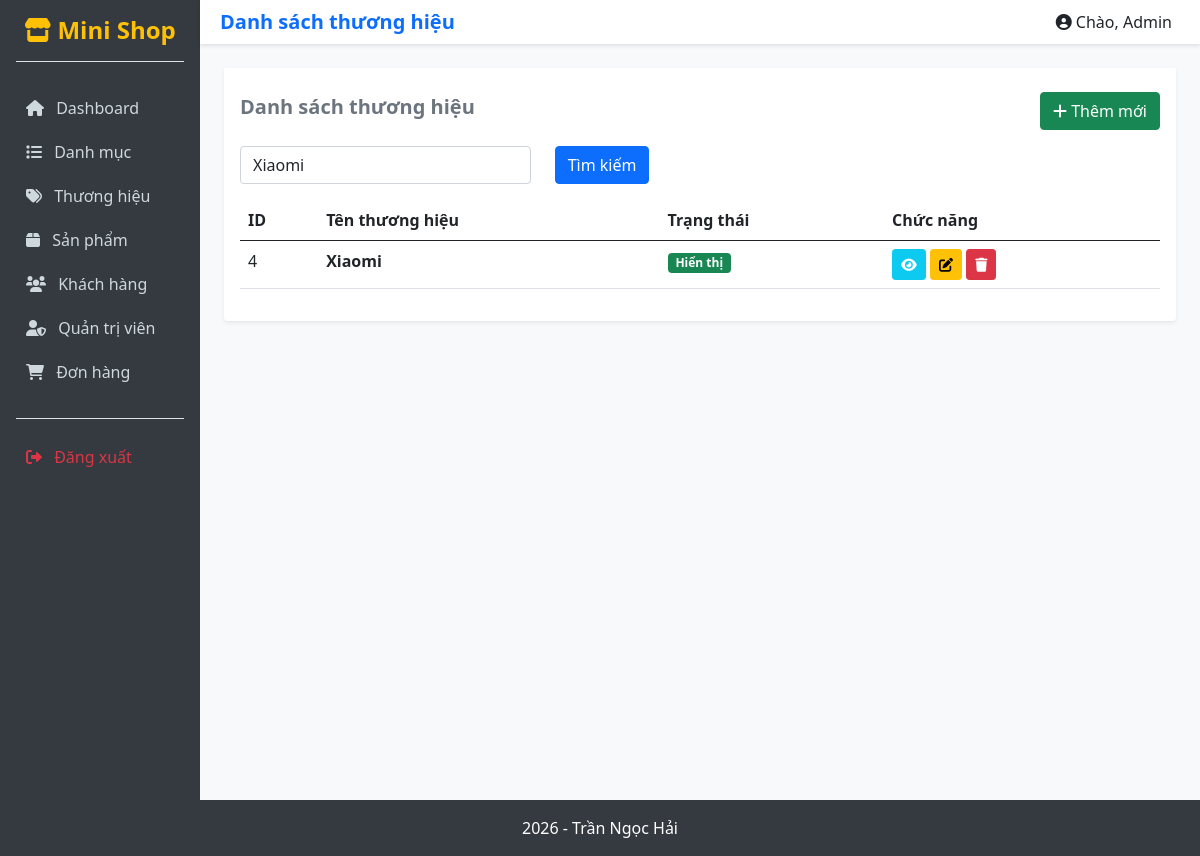
The app's page /views/admin/brands/index.php?keyword=Xiaomi with its own data.
### tables this page shows
CREATE TABLE `brands` (
  `id` int(11) NOT NULL,
  `brandname` varchar(100) NOT NULL,
  `slug` varchar(150) DEFAULT NULL,
  `image` varchar(255) DEFAULT NULL,
  `description` text DEFAULT NULL,
  `status` tinyint(1) DEFAULT 1,
  `created_at` datetime DEFAULT current_timestamp(),
  `updated_at` datetime DEFAULT current_timestamp() ON UPDATE current_timestamp()
);

### config/Database.php (called while the page is built, shortened)
<?php
class Database {
    protected string $host = "localhost";
    protected string $database = "tranngochai_database";
    protected string $username = "root";
    protected string $password = "";
    protected function connect(): void {
        try {
            $this->conn = new mysqli(
                $this->host,
                $this->username,
                $this->password,
                $this->database
            );
        } catch (Exception $e) {
            echo "Lỗi: " . $e->getMessage();
        }
    }
}
?>

### dao/BrandDAO.php (called while the page is built, shortened)
<?php
require_once __DIR__ . "/BaseDAO.php";
require_once __DIR__ . "/../models/Brand.php";
class BrandDAO extends BaseDAO {
    public function getAll($keyword = "") {
        $list = [];
        try {
            $sql = "SELECT * FROM brands";
            if (!empty($keyword)) {
                $sql .= " WHERE brandname LIKE ?";
            }
            $sql .= " ORDER BY brandname";
            if (!empty($keyword)) {
                $stmt = $this->prepare($sql);
                $param = "%" . $keyword . "%";
                $stmt->bind_param("s", $param);
                $stmt->execute();
                $result = $stmt->get_result();
            } else {
                $result = $this->executeQuery($sql);
            }
            while ($row = $result->fetch_assoc()) {
                $brand = new Brand($row["brandname"], $row["slug"], $row["image"], $row["description"], (int)$row["status"]);
                $brand->id = (int)$row["id"];
                $brand->createdAt = $row["created_at"];
                $brand->updatedAt = $row["updated_at"];
                $list[] = $brand;
            }
        } catch (Exception $e) { throw $e; }
        return $list;
    }
}
?>

### dao/BaseDAO.php (called while the page is built, shortened)
<?php
require_once __DIR__ . "/../config/Database.php";
class BaseDAO extends Database {
    protected function prepare(string $sql) {
        return $this->conn->prepare($sql);
    }
}
?>

### models/Brand.php (called while the page is built, shortened)
<?php
class Brand {
    public function __construct(string $brandname = "", string $slug = "", ?string $image = null, ?string $description = null, int $status = 1) {
        $this->brandname = $brandname;
        $this->status = $status;
    }
}
?>

### views/admin/brands/index.php (the view, shortened to what this page needs)
<?php
require_once "../../../dao/BrandDAO.php";
$dao = new BrandDAO();
$keyword = trim($_GET["keyword"] ?? "");
$brands = $dao->getAll($keyword);
?>
<div class="card shadow-sm border-0">
    <div class="card-header bg-white border-0 pt-4 pb-0 d-flex justify-content-between align-items-center">
        <h5 class="fw-bold text-secondary">Danh sách thương hiệu</h5>
        <a href="create.php" class="btn btn-success"><i class="fa-solid fa-plus"></i> Thêm mới</a>
    </div>
    <div class="card-body">
        <form class="row mb-3" method="GET">
            <div class="col-md-4">
                <input type="text" name="keyword" class="form-control" placeholder="Nhập tên thương hiệu..." value="<?= htmlspecialchars($keyword) ?>">
            </div>
            <div class="col-md-2">
                <button type="submit" class="btn btn-primary">Tìm kiếm</button>
            </div>
        </form>
        <?php if(empty($brands)) { ?>
            <div class="alert alert-warning">Không tìm thấy dữ liệu.</div>
        <?php } else { ?>
            <table class="table table-hover">
                <thead><tr><th>ID</th><th>Tên thương hiệu</th><th>Trạng thái</th><th>Chức năng</th></tr></thead>
                <tbody>
                    <?php foreach ($brands as $item) { ?>
                    <tr>
                        <td><?= $item->id ?></td>
                        <td class="fw-bold"><?= htmlspecialchars($item->brandname) ?></td>
                        <td><?= $item->status == 1 ? '<span class="badge bg-success">Hiển thị</span>' : '<span class="badge bg-secondary">Ẩn</span>' ?></td>
                        <td>
                            <a href="detail.php?id=<?= $item->id ?>" class="btn btn-sm btn-info text-white"><i class="fa-solid fa-eye"></i></a>
                            <a href="edit.php?id=<?= $item->id ?>" class="btn btn-sm btn-warning"><i class="fa-solid fa-pen-to-square"></i></a>
                            <form method="POST" onsubmit="return confirm('Bạn có chắc muốn xóa?');" class="d-inline">
                                <button type="submit" name="btnDelete" class="btn btn-sm btn-danger"><i class="fa-solid fa-trash"></i></button>
                            </form>
                        </td>
                    </tr>
                    <?php } ?>
                </tbody>
            </table>
        <?php } ?>
    </div>
</div>
<?php $content = ob_get_clean(); include "../layouts/master.php"; ?>

### assets/css/style.css (style rules this page uses)
body { background-color: #f8f9fa; }

### records on screen
brands: id "4", brandname "Xiaomi", status "Hiển thị"

### other values on screen
$pageTitle "Danh sách thương hiệu"
